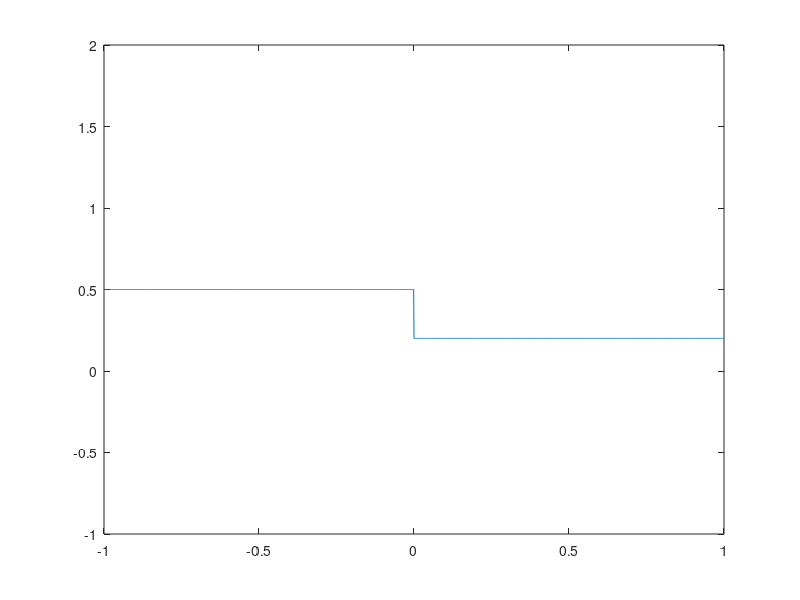

Write MATLAB code to recreate this figure. (Note: this script raises an error after producing the figure.)
clc
clear 
close all

T = 1;
dx = 0.001;
x = -1:dx:1;
Nx = length(x);

uL = 0.5;
uR = 0.2;

u0 = @(x) uL*(x < 0) + uR*(x >= 0);
fb = @(u) 0.5*u.*u;

U = u0(x);
dt = dx/max(abs(uL),abs(uR));
Nt = floor(T/dt);
lambda = dt/dx;

I = 1:Nx;
L = I - 1;
R = I + 1;
L(1) = 1;
R(end) = Nx - 1;

n = 0;

p = plot(x,U);
xlim([-1,1]);
ylim([-1,2]);

%upwind
% while n < Nt
%     n = n+1;
%     U(I) = U(I) - lambda*( (fb(U(R)) - fb(U(I))).*(U(I) < 0 ) + (fb(U(I)) - fb(U(L))).*( U(I) > 0 ) );
%     p.YData = U;
%     drawnow;
% end

%lax f
% while n < Nt
%     n = n+1;
%     U(I) = 0.5*(U(R) + U(L)) - 0.5*lambda*(fb(U(R)) - fb(U(L)));
%     p.YData = U;
%     drawnow;
% end

%mac cormack
Us = zeros(1,Nx);
while n < Nt
    n = n+1;
    Us(I) = U(I) - lambda*(fb(U(R)) - fb(U(I)));
    U(I) = 0.5*(U(I) + Us(I)) - 0.5*lambda*(fb(Us(I)) - fb(Us(L)));
    p.YData = U;
    drawnow;
end

%lax w
% Up = zeros(1,Nx);
% Um = zeros(1,Nx);
% while n < Nt
%     n = n+1;
%     Up(I) = 0.5*(U(R) + U(I)) - 0.5*lambda*(fb(U(R)) - fb(U(I)));
%     Um(I) = 0.5*(U(L) + U(I)) - 0.5*lambda*(fb(U(I)) - fb(U(L)));
%     U(I) = U(I) - lambda*(fb(Up(I)) - fb(Um(I)));
%     p.YData = U;
%     drawnow;
% end

%gudonov
% while n < Nt
%     n = n+1;
%     U(I) = U(I) - lambda*(F(U(I),U(R),fb) - F(U(L),U(I),fb));
%     p.YData = U;
%     drawnow;
% end
% 
% function flux = F(U1,U2,f)
%     flux = max(f(U1),f(U2)).*(U1 >= U2) + f(U2).*(U1 <= U2 & U2 < 0) + f(U1).*(U1 < U2 & U1 > 0);  
% end

